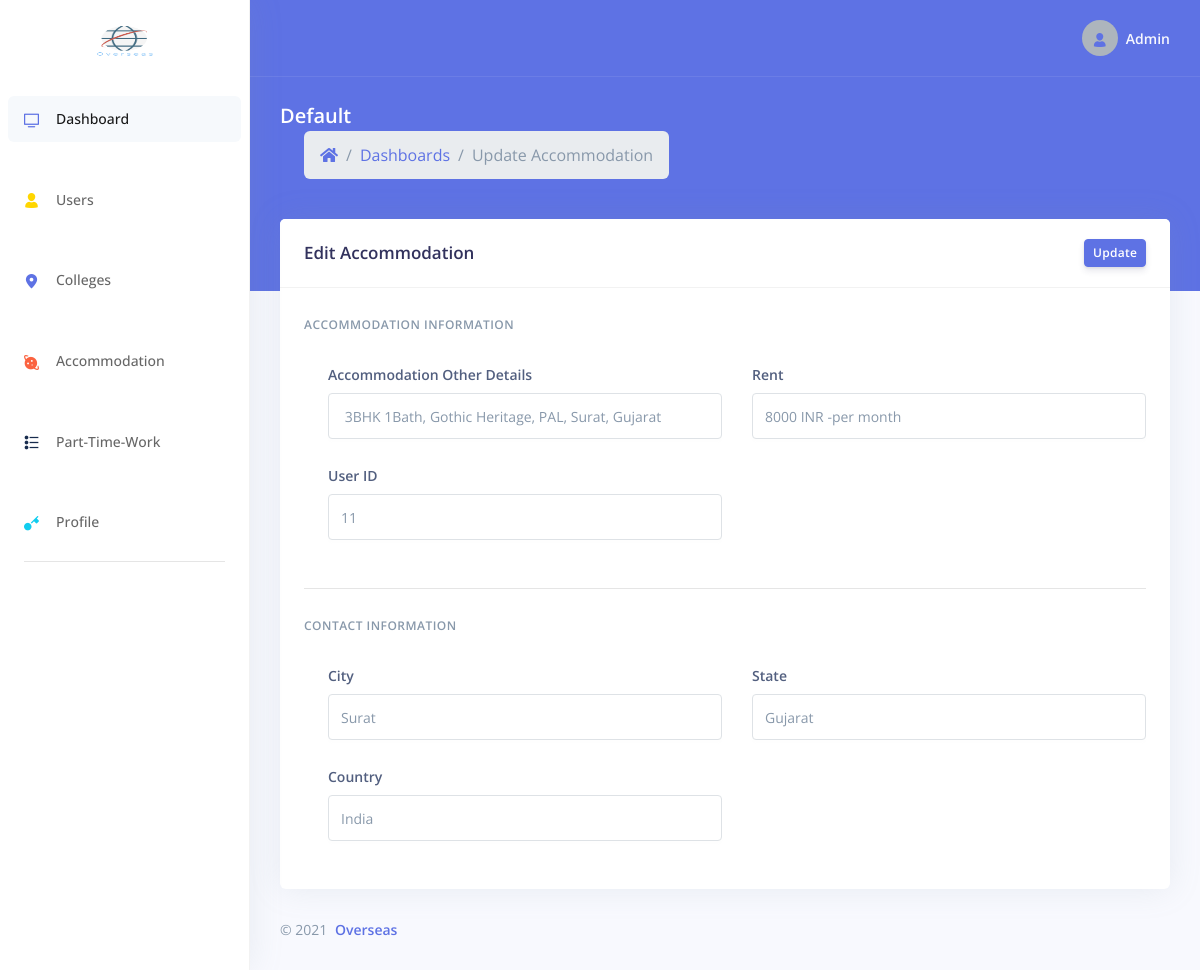
Screenshot of /dashboard/admin/update_acc.php?acc_id=2 (signed in) with the database file from the repository.
### tables this page shows
CREATE TABLE `accommodation` (
  `acc_id` int(6) NOT NULL,
  `acc_city` varchar(50) NOT NULL,
  `acc_state` varchar(50) NOT NULL,
  `acc_country` varchar(30) NOT NULL,
  `acc_rent` varchar(30) NOT NULL,
  `acc_other_info` varchar(100) NOT NULL,
  `uid` int(6) NOT NULL
);

### dashboard/admin/update_acc.php (the view, shortened to what this page needs)
<?php
include_once('../../database/dbconn.php');
if ($_SESSION['overseas_admin']) {
?>
  <!DOCTYPE html>
  <html>
  <head>
    <link rel="stylesheet" href="../assets/vendor/nucleo/css/nucleo.css" type="text/css">
    <link rel="stylesheet" href="../assets/vendor/@fortawesome/fontawesome-free/css/all.min.css" type="text/css">
    <link rel="stylesheet" href="../assets/css/argon.css?v=1.2.0" type="text/css">
  </head>
  <body>
    <nav class="sidenav navbar navbar-vertical  fixed-left  navbar-expand-xs navbar-light bg-white" id="sidenav-main">
      <div class="scrollbar-inner">
        <div class="sidenav-header  align-items-center">
          <a class="navbar-brand" href="javascript:void(0)">
            <img src="../../assets/img/logo.png" style="height: 100px; width:60px;" class="navbar-brand-img" alt="...">
          </a>
        </div>
        <div class="navbar-inner">
          <div class="collapse navbar-collapse" id="sidenav-collapse-main">
            <ul class="navbar-nav">
              <li class="nav-item">
                <a class="nav-link active" href="index.php">
                  <i class="ni ni-tv-2 text-primary"></i>
                  <span class="nav-link-text">Dashboard</span>
                </a>
              </li>
              <li class="nav-item">
                <a class="nav-link" href="manage_user.php">
                  <i class="ni ni-single-02 text-yellow"></i>
                  <span class="nav-link-text">Users</span>
                </a>
              </li>
              <li class="nav-item">
                <a class="nav-link" href="manage_colleges.php">
                  <i class="ni ni-pin-3 text-primary"></i>
                  <span class="nav-link-text">Colleges</span>
                </a>
              </li>
              <li class="nav-item">
                <a class="nav-link" href="manage_acc.php">
                  <i class="ni ni-planet text-orange"></i>
                  <span class="nav-link-text">Accommodation</span>
                </a>
              </li>
              <li class="nav-item">
                <a class="nav-link" href="manage_ptw.php">
                  <i class="ni ni-bullet-list-67 text-default"></i>
                  <span class="nav-link-text">Part-Time-Work</span>
                </a>
              </li>
              <li class="nav-item">
                <a class="nav-link" href="profile.php">
                  <i class="ni ni-key-25 text-info"></i>
                  <span class="nav-link-text">Profile</span>
                </a>
              </li>
            </ul>
            <hr class="my-3">
          </div>
        </div>
      </div>
    </nav>
    <div class="main-content" id="panel">
      <nav class="navbar navbar-top navbar-expand navbar-dark bg-primary border-bottom">
        <div class="container-fluid">
          <div class="collapse navbar-collapse" id="navbarSupportedContent">
            <ul class="navbar-nav align-items-center  ml-auto ml-md-0 ">
              <li class="nav-item dropdown">
                <a class="nav-link pr-0" href="#" role="button" data-toggle="dropdown" aria-haspopup="true" aria-expanded="false">
                  <div class="media align-items-center">
                    <span class="avatar avatar-sm rounded-circle">
                      <i class="ni ni-single-02 text-blue"></i>
                    </span>
                    <div class="media-body  ml-2  d-none d-lg-block">
                      <span class="mb-0 text-sm  font-weight-bold">Admin</span>
                    </div>
                  </div>
                </a>
              </li>
            </ul>
          </div>
        </div>
      </nav>
      <div class="header bg-primary pb-6">
        <div class="container-fluid">
          <div class="header-body">
            <div class="row align-items-center py-4">
              <div class="col-lg-6 col-7">
                <h6 class="h2 text-white d-inline-block mb-0">Default</h6>
                <nav aria-label="breadcrumb" class="d-none d-md-inline-block ml-md-4">
                  <ol class="breadcrumb breadcrumb-links breadcrumb-dark">
                    <li class="breadcrumb-item"><a href="index.php"><i class="fas fa-home"></i></a></li>
                    <li class="breadcrumb-item"><a href="index.php">Dashboards</a></li>
                    <li class="breadcrumb-item active" aria-current="page">Update Accommodation</li>
                  </ol>
                </nav>
              </div>
            </div>
          </div>
        </div>
      </div>
    <form method="post" enctype="multipart/form-data">
      <div class="container-fluid mt--6">
        <div class="row">
        <div class="col-xl-12 order-xl-1">
          <div class="card">
            <div class="card-header">
              <div class="row align-items-center">
                <div class="col-8">
                  <h3 class="mb-0">Edit Accommodation</h3>
                </div>
                <div class="col-4 text-right">
                  <button type="submit" name="update" class="btn btn-sm btn-primary" >Update</button>
                </div>
              </div>
            </div>
            <?php
                $accid = $_REQUEST['acc_id'];
                $selqry = "SELECT * FROM accommodation WHERE acc_id='$accid' ";
                $selexe = mysqli_query($conn, $selqry);
                $fetch = mysqli_fetch_assoc($selexe);
            ?>
            <div class="card-body">
                <h6 class="heading-small text-muted mb-4">Accommodation information</h6>
                <div class="pl-lg-4">
                  <div class="row">
                    <div class="col-lg-6">
                      <div class="form-group">
                        <label class="form-control-label" for="input-username">Accommodation Other Details</label>
                        <input type="text" name="acc_o" id="input-username" class="form-control" value="<?php echo $fetch['acc_other_info']; ?>">
                      </div>
                    </div>
                    <div class="col-lg-6">
                      <div class="form-group">
                        <label class="form-control-label" for="input-email">Rent</label>
                        <input type="text" name="rent" id="input-email" class="form-control" value="<?php echo $fetch['acc_rent']; ?>" >
                      </div>
                    </div>
                  </div>
                  <div class="row">
                    <div class="col-lg-6">
                      <div class="form-group">
                        <label class="form-control-label" for="input-last-name">User ID</label>
                        <input type="text" name="uid" id="input-last-name" class="form-control"  value="<?php echo $fetch['uid']; ?>">
                      </div>
                    </div>
                    </div>
                </div>
                <hr class="my-4" />
                <h6 class="heading-small text-muted mb-4">Contact information</h6>
                <div class="pl-lg-4">
                  <div class="row">
                    <div class="col-lg-6">
                      <div class="form-group">
                        <label class="form-control-label" for="input-city">City</label>
                        <input type="text" id="input-city" name="city" class="form-control"  value="<?php echo $fetch['acc_city']; ?>">
                      </div>
                    </div>
                    <div class="col-lg-6">
                      <div class="form-group">
                        <label class="form-control-label" for="input-country">State</label>
                        <input type="text" id="input-country" name="state" class="form-control" value="<?php echo $fetch['acc_state']; ?>">
                      </div>
                    </div>
                    <div class="col-lg-6">
                      <div class="form-group">
                        <label class="form-control-label" for="input-first-name">Country</label>
                        <input type="text" id="input-first-name" name="con" class="form-control" value="<?php echo $fetch['acc_country']; ?>">
                      </div>
                    </div>
                  </div>
                </div>
        </div>
      </div>
      </form>
          <footer class="footer pt-0">
                        <div class="row align-items-center justify-content-lg-between">
                            <div class="col-lg-6">
                                <div class="copyright text-center  text-lg-left  text-muted">
                                    &copy; 2021 <a href="index.php" class="font-weight-bold ml-1"
                                        target="_blank">Overseas</a>
                                </div>
                            </div>
                        </div>
                    </footer>
                </div>
  </body>
  </html>
<?php
} else {
  redirect('../loginindex.php');
}
?>

### rows the page displays
accommodation: acc_o "3BHK 1Bath, Gothic Heritage, PAL, Surat, Gujarat", rent "8000 INR -per month", uid "11", city "Surat", state "Gujarat", con "India"
